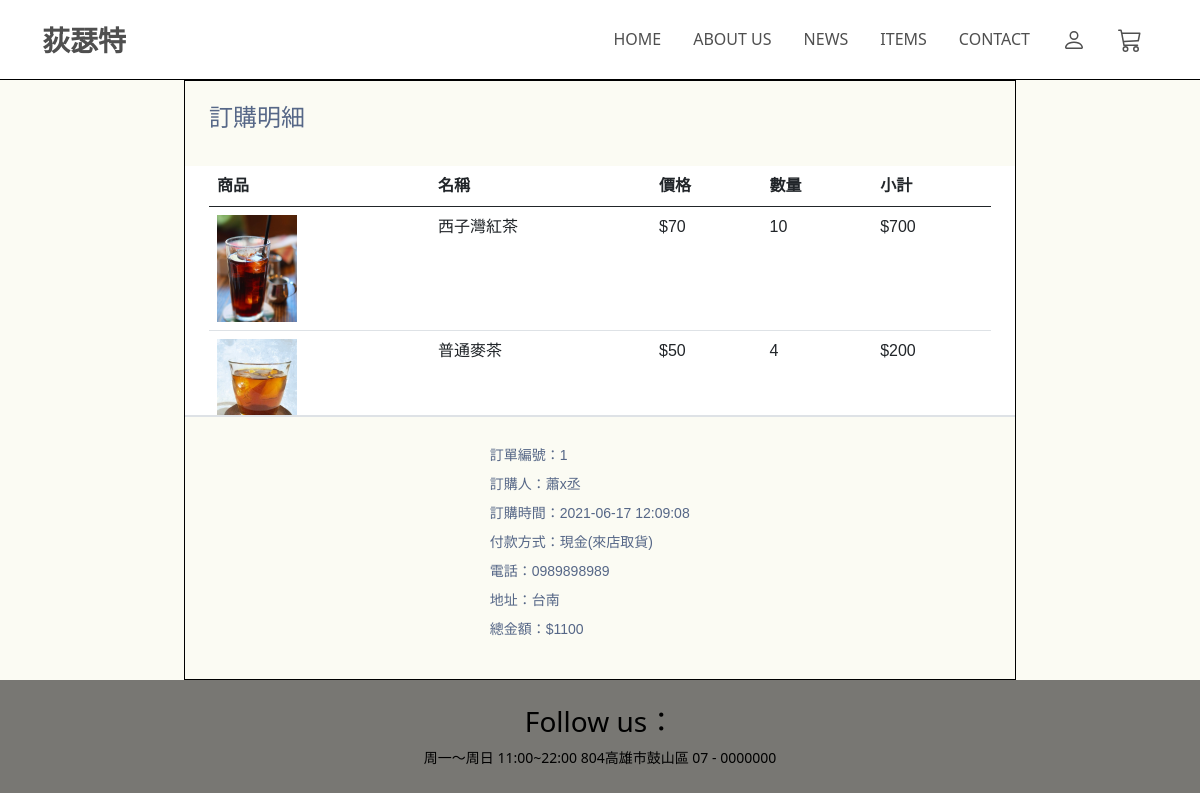
The page /transaction_search_done.php?id=1 (signed in) on the database its author committed.
### tables this page shows
CREATE TABLE `record` (
  `tNo` int(5) NOT NULL,
  `pNo` int(5) NOT NULL,
  `amount` int(5) NOT NULL,
  `salesPrice` int(5) NOT NULL
);

CREATE TABLE `product` (
  `pNo` int(11) NOT NULL,
  `pName` varchar(30) NOT NULL,
  `price` int(11) NOT NULL,
  `pIntro` varchar(200) DEFAULT NULL,
  `delivery` int(11) DEFAULT NULL,
  `picture` varchar(200) DEFAULT NULL,
  `cId` int(11) NOT NULL
);

CREATE TABLE `member` (
  `mId` int(11) NOT NULL,
  `name` char(100) NOT NULL,
  `email` varchar(254) NOT NULL,
  `phone` varchar(20) NOT NULL,
  `address` char(100) NOT NULL,
  `account` varchar(25) NOT NULL,
  `password` varchar(30) NOT NULL,
  `level` int(20) NOT NULL
);

CREATE TABLE `transaction` (
  `tNo` int(10) NOT NULL,
  `transMid` int(11) NOT NULL,
  `method` char(50) NOT NULL,
  `transTime` timestamp NOT NULL DEFAULT current_timestamp() COMMENT '交易時間',
  `bankAccount` int(30) NOT NULL,
  `total` int(30) NOT NULL
);

### transaction_search_done.php (the view, shortened to what this page needs)
<!DOCTYPE html>
<html>
<head>
    <link rel="stylesheet" href="general.css">
    <link href="https://cdn.jsdelivr.net/npm/bootstrap@5.0.0-beta1/dist/css/bootstrap.min.css" rel="stylesheet">
</head>
<body>
    <?php
    include("connMysql.php");
    include_once("header.php");
    $transMid = $_SESSION['id'];
    $tNo= $_GET['id'];
    $sql9 = "SELECT pName,price,amount,picture
            FROM  `record`
            LEFT JOIN `product` on record.pNo =product.pNo
            WHERE record.tNo = '$tNo'";
    $result9 = mysqli_query($db_link, $sql9);
    $sql8 = "SELECT name,phone,address,tNo,method,transTime,total
            FROM  `member`
            LEFT JOIN `transaction` on member.mId =transaction.transMid
            WHERE member.mId = '$transMid' AND transaction.tNo = '$tNo'
            ORDER BY transTime
            DESC
            LIMIT 1";
    $result8 = mysqli_fetch_array(mysqli_query($db_link, $sql8));
    ?>
    <main>
        <div class="row  gx-5 justify-content-center " style=" height:100%; ">
            <div class="col-sm-8 lign-self-center getborder " style=" height:600px;">
                <div class="row  gx-5 justify-content-center border-bottom marginTop">
                    <h4>訂購明細</h4>
                    <div class="col-sm-12 align-self-center overflow-auto border-bottom bg-white marginTop" style=" height:250px;">
                        <table class="table bg-white ">
                            <thead>
                                <tr>
                                    <th>商品</th>
                                    <th>名稱</th>
                                    <th>價格</th>
                                    <th>數量</th>
                                    <th>小計</th>
                                </tr>
                            </thead>
                            <tbody>
                                <?php
                                $result9->data_seek(0);
                                while ($item = mysqli_fetch_array($result9)) {
                                    echo '<tr>';
                                    echo '<td> <img src="assets/' . $item['picture'] . '"></img></td>';
                                    echo '<td>' . $item['pName'] . '</td>';
                                    echo '<td>$' . $item['price'] . '</td>';
                                    echo '<td>' . $item['amount'] . '</p>';
                                    echo '<td>$' . ($item['price'] * $item['amount']) . '</td>';
                                    echo '</tr>';
                                }
                                ?>
                            </tbody>
                        </table>
                    </div>
                </div>
                <div class="row  gx-5 justify-content-center  marginTop">
                    <div class="col-sm-4 align-self-center  " style=" height:170px;">
                        <ul class="list-group list-group-flush">
                            <li class="list-group-item">訂單編號：<?= $result8['tNo']; ?></li>
                            <li class="list-group-item">訂購人：<?= $result8['name']; ?></li>
                            <li class="list-group-item">訂購時間：<?= $result8['transTime']; ?></li>
                            <li class="list-group-item">付款方式：<?= $result8['method']; ?></li>
                            <li class="list-group-item">電話：<?= $result8['phone']; ?></li>
                            <li class="list-group-item">地址：<?= $result8['address']; ?></li>
                            <li class="list-group-item">總金額：$<?= $result8['total']; ?></li>
                        </ul>
                    </div>
                </div>
            </div>
        </div>
    </main>
    <?php include("footer.php"); ?>
</body>
</html>

### general.css (style rules this page uses)
main { background: #fbfbf3; margin: 0px; color: #566787; background: #f5f5f5; font-family: 'Varela Round', sans-serif; }
.getborder { border: 1px black solid; }

### transaction_search_done.php (style rules this page uses)
.marginTop { margin-top: 3%; }
main { background: #fbfbf3; margin: 0px; }
img { width: 80px; }
.bg-white { background: white; }
.border-bottom { border-bottom: 13px solid red; }
.list-group-item { border: 0px; font-size: 14px; padding: 4px; background-color: transparent; }

### rows shown on the page
record: product.picture (picture), product.pName "西子灣紅茶", product.price "70", amount "10", $item['price']*$item['amount'] "700"
record: product.picture (picture), product.pName "普通麥茶", product.price "50", amount "4", $item['price']*$item['amount'] "200"
member: transaction.tNo "1", name "蕭x丞", transaction.transTime "2021-06-17 12:09:08", transaction.method "現金(來店取貨)", phone "0989898989", address "台南", transaction.total "1100"
